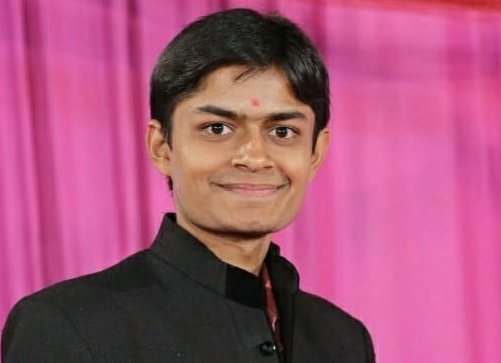
#> input picture himanshu.bmp, 501 x 363 px
$ python resto.py
#> lines starting #> are read from the running program, lines starting #| are printed output that depends on the picture
# Himanshu Moliya, Rahul Rachh
# hackthon : Aadhar card data minimization
# this file is use for restor data from image
import cv2

imagename = input("Enter name of Encoded image file ?(.bmp or .png) ")
#> the answer given: himanshu.bmp
# Try to restore the message from image.
img = cv2.imread(imagename, cv2.IMREAD_GRAYSCALE)
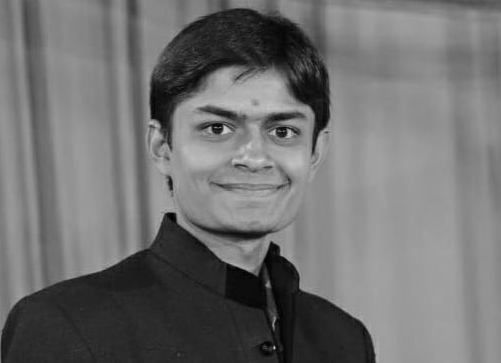
#> img: shape (363, 501); min 1, max 212, mean 112.6
i = 0
bits = ''
chars = []
for row in img:
    for pixel in row:
        bits = str(pixel & 0x01) + bits
        i += 1
        if(i == 8):
            chars.append(chr(int(bits, 2)))
            i = 0
            bits = ''
#> after the loop, bits = '1100100'; chars = 22732 items; i = 7
print(''.join(chars))
#> (printed output is left out)
